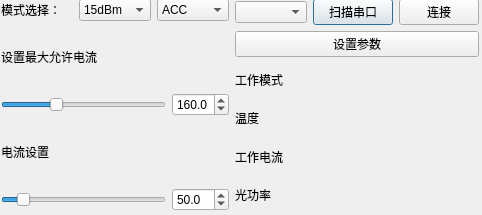
<?xml version="1.0" encoding="UTF-8"?>
<ui version="4.0">
 <class>DialogEdfaL</class>
 <widget class="QDialog" name="DialogEdfaL">
  <property name="geometry">
   <rect>
    <x>0</x>
    <y>0</y>
    <width>482</width>
    <height>215</height>
   </rect>
  </property>
  <property name="windowTitle">
   <string>L波段EDFA控制器</string>
  </property>
  <widget class="QWidget" name="verticalLayoutWidget">
   <property name="geometry">
    <rect>
     <x>1</x>
     <y>-1</y>
     <width>478</width>
     <height>212</height>
    </rect>
   </property>
   <layout class="QHBoxLayout" name="horizontalLayout">
    <item>
     <layout class="QVBoxLayout" name="verticalLayout_3">
      <item>
       <layout class="QHBoxLayout" name="horizontalLayout_5">
        <item>
         <widget class="QLabel" name="label_4">
          <property name="text">
           <string>模式选择：</string>
          </property>
         </widget>
        </item>
        <item>
         <widget class="QComboBox" name="comboBoxEdfaLSetPower">
          <property name="currentText">
           <string>15dBm</string>
          </property>
          <item>
           <property name="text">
            <string>15dBm</string>
           </property>
          </item>
          <item>
           <property name="text">
            <string>23dBm</string>
           </property>
          </item>
         </widget>
        </item>
        <item>
         <widget class="QComboBox" name="comboBoxEdfaLSetMode">
          <item>
           <property name="text">
            <string>ACC</string>
           </property>
          </item>
          <item>
           <property name="text">
            <string>APC</string>
           </property>
          </item>
         </widget>
        </item>
       </layout>
      </item>
      <item>
       <layout class="QVBoxLayout" name="verticalLayout_6">
        <item>
         <layout class="QHBoxLayout" name="horizontalLayout_7">
          <item>
           <widget class="QLabel" name="label_5">
            <property name="text">
             <string>设置最大允许电流</string>
            </property>
           </widget>
          </item>
         </layout>
        </item>
        <item>
         <layout class="QHBoxLayout" name="horizontalLayout_8">
          <item>
           <widget class="QSlider" name="horizontalSliderEdfaLSetMaxCurrent">
            <property name="maximum">
             <number>5000</number>
            </property>
            <property name="value">
             <number>1600</number>
            </property>
            <property name="orientation">
             <enum>Qt::Horizontal</enum>
            </property>
           </widget>
          </item>
          <item>
           <widget class="QDoubleSpinBox" name="doubleSpinBoxEdfaLSetMaxCurrent">
            <property name="decimals">
             <number>1</number>
            </property>
            <property name="maximum">
             <double>500.000000000000000</double>
            </property>
            <property name="singleStep">
             <double>0.100000000000000</double>
            </property>
            <property name="value">
             <double>160.000000000000000</double>
            </property>
           </widget>
          </item>
         </layout>
        </item>
       </layout>
      </item>
      <item>
       <layout class="QVBoxLayout" name="verticalLayout_7">
        <item>
         <widget class="QLabel" name="labelEdfaLSetCurrentAndPower">
          <property name="text">
           <string>电流设置</string>
          </property>
         </widget>
        </item>
        <item>
         <layout class="QHBoxLayout" name="horizontalLayout_9">
          <item>
           <widget class="QSlider" name="horizontalSliderEdfaLSetCurrentAndPower">
            <property name="maximum">
             <number>5000</number>
            </property>
            <property name="value">
             <number>500</number>
            </property>
            <property name="orientation">
             <enum>Qt::Horizontal</enum>
            </property>
           </widget>
          </item>
          <item>
           <widget class="QDoubleSpinBox" name="doubleSpinBoxEdfaLSetCurrentAndPower">
            <property name="decimals">
             <number>1</number>
            </property>
            <property name="maximum">
             <double>500.000000000000000</double>
            </property>
            <property name="singleStep">
             <double>0.100000000000000</double>
            </property>
            <property name="value">
             <double>50.000000000000000</double>
            </property>
           </widget>
          </item>
         </layout>
        </item>
       </layout>
      </item>
     </layout>
    </item>
    <item>
     <layout class="QVBoxLayout" name="verticalLayout_5">
      <item>
       <layout class="QVBoxLayout" name="verticalLayout_8">
        <item>
         <layout class="QHBoxLayout" name="horizontalLayout_10">
          <item>
           <widget class="QComboBox" name="comboBoxEdfaLUartList"/>
          </item>
          <item>
           <widget class="QPushButton" name="pushButtonEdfaLUartListRefresh">
            <property name="text">
             <string>扫描串口</string>
            </property>
           </widget>
          </item>
          <item>
           <widget class="QPushButton" name="pushButtonEdfaLUartConnect">
            <property name="text">
             <string>连接</string>
            </property>
           </widget>
          </item>
         </layout>
        </item>
        <item>
         <widget class="QPushButton" name="pushButtonEdfaLSendParam">
          <property name="text">
           <string>设置参数</string>
          </property>
         </widget>
        </item>
       </layout>
      </item>
      <item>
       <layout class="QVBoxLayout" name="verticalLayout_9">
        <item>
         <widget class="QLabel" name="labelEdfaLMonitorWorkMode">
          <property name="text">
           <string>工作模式</string>
          </property>
         </widget>
        </item>
        <item>
         <widget class="QLabel" name="labelEdfaLMonitorTemperature">
          <property name="text">
           <string>温度</string>
          </property>
         </widget>
        </item>
        <item>
         <widget class="QLabel" name="labelEdfaLMonitorCurrent">
          <property name="text">
           <string>工作电流</string>
          </property>
         </widget>
        </item>
        <item>
         <widget class="QLabel" name="labelEdfaLMonitorPower">
          <property name="text">
           <string>光功率</string>
          </property>
         </widget>
        </item>
       </layout>
      </item>
     </layout>
    </item>
   </layout>
  </widget>
 </widget>
 <resources/>
 <connections/>
</ui>
